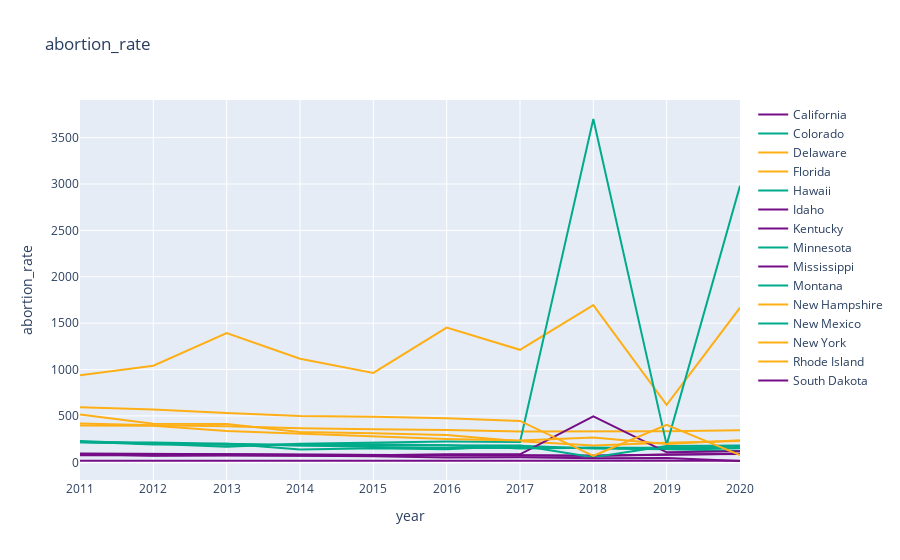

Here is the notebook cell this chart was saved with:
### Code cell
import_feat = ['state_legislature','mngmt_job_wage_gap','rape_rate','life_exp_m_f','abortion_rate']

# Calculate the rank percentage for each state in 2011
df['pct_rank'] = df[df['year'] == 2011]['abortion_rate'].rank(pct=True)

# Divide states into three groups based on rank percentage
df['group'] = pd.cut(df['pct_rank'], bins=[0, 0.1, 0.45, 0.55, 0.9, 1.0], labels=[r'前10%', r'10%-45%', r'45%-55%', r'55%-90%', r'后10%'])

# Process each state's data individually and store it in a dictionary
states_data = {}
for state, data in df.groupby('state'):
    # Sort the data by year
    data = data.sort_values('year')
    # Construct Plotly's Trace object
    trace = go.Scatter(
        x=data['year'],
        y=data['abortion_rate'],
        name=state,
        line=dict(width=2),
        mode='lines',
        text=data['abortion_rate'],
        hovertemplate='<b>%{text:.2f}%</b><brstate: %{name}<br>year: %{x}'
    )
    # Assign the corresponding color according to which group the state belongs to
    if r'前10%' in data['group'].unique():
        
        trace.update(line=dict(color='#750D86'))
        states_data[state] = trace

    elif r'后10%' in data['group'].unique():
        trace.update(line=dict(color='#FEAF16'))
        states_data[state] = trace

    elif r'45%-55%' in data['group'].unique():
        trace.update(line=dict(color='#00AB8B'))
        states_data[state] = trace

    # Store a Trace object for each state

# Construct Plotly's Figure object
fig = go.Figure(list(states_data.values()))

# Add a chart title and axis labels
fig.update_layout(title='abortion_rate',
                xaxis_title='year',
                yaxis_title='abortion_rate')

# show chart
fig.show()

### Figure 1 — Plotly figure (JSON) as saved in the notebook; plotly's stock layout.template omitted (floating-point values rounded to 4 significant figures)
{"data": [{"hovertemplate": "<b>%{text:.2f}%</b><brstate: %{name}<br>year: %{x}", "line": {"color": "#750D86", "width": 2}, "mode": "lines", "name": "California", "text": [17.81, 18.54, 17.64, 17.37, 15.01, 15.65, 17.12, 16.85, 18.7, 16.07], "type": "scatter", "x": [2011, 2012, 2013, 2014, 2015, 2016, 2017, 2018, 2019, 2020], "y": [17.81, 18.54, 17.64, 17.37, 15.01, 15.65, 17.12, 16.85, 18.7, 16.07]}, {"hovertemplate": "<b>%{text:.2f}%</b><brstate: %{name}<br>year: %{x}", "line": {"color": "#00AB8B", "width": 2}, "mode": "lines", "name": "Colorado", "text": [218.9, 201.7, 189.3, 190.6, 195.4, 182.6, 148.5, 157.7, 156.3, 170.6], "type": "scatter", "x": [2011, 2012, 2013, 2014, 2015, 2016, 2017, 2018, 2019, 2020], "y": [218.9, 201.7, 189.3, 190.6, 195.4, 182.6, 148.5, 157.7, 156.3, 170.6]}, {"hovertemplate": "<b>%{text:.2f}%</b><brstate: %{name}<br>year: %{x}", "line": {"color": "#FEAF16", "width": 2}, "mode": "lines", "name": "Delaware", "text": [514.2, 414.6, 413.9, 326.2, 312.0, 293.5, 226.8, 180.2, 209.7, 229.9], "type": "scatter", "x": [2011, 2012, 2013, 2014, 2015, 2016, 2017, 2018, 2019, 2020], "y": [514.2, 414.6, 413.9, 326.2, 312.0, 293.5, 226.8, 180.2, 209.7, 229.9]}, {"hovertemplate": "<b>%{text:.2f}%</b><brstate: %{name}<br>year: %{x}", "line": {"color": "#FEAF16", "width": 2}, "mode": "lines", "name": "Florida", "text": [419.4, 399.9, 389.6, 366.5, 356.8, 349.4, 332.8, 330.6, 334.8, 346.8], "type": "scatter", "x": [2011, 2012, 2013, 2014, 2015, 2016, 2017, 2018, 2019, 2020], "y": [419.4, 399.9, 389.6, 366.5, 356.8, 349.4, 332.8, 330.6, 334.8, 346.8]}, {"hovertemplate": "<b>%{text:.2f}%</b><brstate: %{name}<br>year: %{x}", "line": {"color": "#00AB8B", "width": 2}, "mode": "lines", "name": "Hawaii", "text": [222.1, 191.5, 200.5, 139.1, 151.0, 141.9, 179.3, 149.3, 141.5, 124.7], "type": "scatter", "x": [2011, 2012, 2013, 2014, 2015, 2016, 2017, 2018, 2019, 2020], "y": [222.1, 191.5, 200.5, 139.1, 151.0, 141.9, 179.3, 149.3, 141.5, 124.7]}, {"hovertemplate": "<b>%{text:.2f}%</b><brstate: %{name}<br>year: %{x}", "line": {"color": "#750D86", "width": 2}, "mode": "lines", "name": "Idaho", "text": [95.33, 90.26, 90.49, 84.3, 81.95, 75.61, 75.04, 71.81, 84.66, 90.85], "type": "scatter", "x": [2011, 2012, 2013, 2014, 2015, 2016, 2017, 2018, 2019, 2020], "y": [95.33, 90.26, 90.49, 84.3, 81.95, 75.61, 75.04, 71.81, 84.66, 90.85]}, {"hovertemplate": "<b>%{text:.2f}%</b><brstate: %{name}<br>year: %{x}", "line": {"color": "#750D86", "width": 2}, "mode": "lines", "name": "Kentucky", "text": [89.91, 90.21, 86.5, 82.39, 77.77, 71.83, 74.39, 71.8, 82.01, 91.05], "type": "scatter", "x": [2011, 2012, 2013, 2014, 2015, 2016, 2017, 2018, 2019, 2020], "y": [89.91, 90.21, 86.5, 82.39, 77.77, 71.83, 74.39, 71.8, 82.01, 91.05]}, {"hovertemplate": "<b>%{text:.2f}%</b><brstate: %{name}<br>year: %{x}", "line": {"color": "#00AB8B", "width": 2}, "mode": "lines", "name": "Minnesota", "text": [215.2, 205.9, 197.7, 181.7, 184.7, 178.6, 180.0, 53.6, 176.3, 181.2], "type": "scatter", "x": [2011, 2012, 2013, 2014, 2015, 2016, 2017, 2018, 2019, 2020], "y": [215.2, 205.9, 197.7, 181.7, 184.7, 178.6, 180.0, 53.6, 176.3, 181.2]}, {"hovertemplate": "<b>%{text:.2f}%</b><brstate: %{name}<br>year: %{x}", "line": {"color": "#750D86", "width": 2}, "mode": "lines", "name": "Mississippi", "text": [77.11, 74.53, 72.81, 72.56, 77.06, 87.45, 85.96, 496.1, 107.3, 120.3], "type": "scatter", "x": [2011, 2012, 2013, 2014, 2015, 2016, 2017, 2018, 2019, 2020], "y": [77.11, 74.53, 72.81, 72.56, 77.06, 87.45, 85.96, 496.1, 107.3, 120.3]}, {"hovertemplate": "<b>%{text:.2f}%</b><brstate: %{name}<br>year: %{x}", "line": {"color": "#00AB8B", "width": 2}, "mode": "lines", "name": "Montana", "text": [216.6, 213.9, 200.4, 180.3, 164.0, 154.8, 153.7, 157.8, 146.7, 154.1], "type": "scatter", "x": [2011, 2012, 2013, 2014, 2015, 2016, 2017, 2018, 2019, 2020], "y": [216.6, 213.9, 200.4, 180.3, 164.0, 154.8, 153.7, 157.8, 146.7, 154.1]}, {"hovertemplate": "<b>%{text:.2f}%</b><brstate: %{name}<br>year: %{x}", "line": {"color": "#FEAF16", "width": 2}, "mode": "lines", "name": "New Hampshire", "text": [938.0, 1041.0, 1393.0, 1116.0, 963.3, 1452.0, 1213.0, 1695.0, 618.8, 1666.0], "type": "scatter", "x": [2011, 2012, 2013, 2014, 2015, 2016, 2017, 2018, 2019, 2020], "y": [938.0, 1041.0, 1393.0, 1116.0, 963.3, 1452.0, 1213.0, 1695.0, 618.8, 1666.0]}, {"hovertemplate": "<b>%{text:.2f}%</b><brstate: %{name}<br>year: %{x}", "line": {"color": "#00AB8B", "width": 2}, "mode": "lines", "name": "New Mexico", "text": [229.7, 195.6, 168.1, 200.9, 215.4, 223.2, 218.6, 3701.0, 188.0, 2981.0], "type": "scatter", "x": [2011, 2012, 2013, 2014, 2015, 2016, 2017, 2018, 2019, 2020], "y": [229.7, 195.6, 168.1, 200.9, 215.4, 223.2, 218.6, 3701.0, 188.0, 2981.0]}, {"hovertemplate": "<b>%{text:.2f}%</b><brstate: %{name}<br>year: %{x}", "line": {"color": "#FEAF16", "width": 2}, "mode": "lines", "name": "New York", "text": [593.5, 568.6, 531.8, 498.9, 492.1, 474.2, 445.8, 70.39, 404.0, 77.78], "type": "scatter", "x": [2011, 2012, 2013, 2014, 2015, 2016, 2017, 2018, 2019, 2020], "y": [593.5, 568.6, 531.8, 498.9, 492.1, 474.2, 445.8, 70.39, 404.0, 77.78]}, {"hovertemplate": "<b>%{text:.2f}%</b><brstate: %{name}<br>year: %{x}", "line": {"color": "#FEAF16", "width": 2}, "mode": "lines", "name": "Rhode Island", "text": [396.8, 394.9, 336.4, 307.9, 283.1, 250.7, 234.8, 266.2, 198.1, 238.2], "type": "scatter", "x": [2011, 2012, 2013, 2014, 2015, 2016, 2017, 2018, 2019, 2020], "y": [396.8, 394.9, 336.4, 307.9, 283.1, 250.7, 234.8, 266.2, 198.1, 238.2]}, {"hovertemplate": "<b>%{text:.2f}%</b><brstate: %{name}<br>year: %{x}", "line": {"color": "#750D86", "width": 2}, "mode": "lines", "name": "South Dakota", "text": [89.49, 71.62, 75.27, 70.78, 64.52, 51.45, 54.08, 43.47, 46.8, 14.08], "type": "scatter", "x": [2011, 2012, 2013, 2014, 2015, 2016, 2017, 2018, 2019, 2020], "y": [89.49, 71.62, 75.27, 70.78, 64.52, 51.45, 54.08, 43.47, 46.8, 14.08]}], "layout": {"title": {"text": "abortion_rate"}, "xaxis": {"title": {"text": "year"}}, "yaxis": {"title": {"text": "abortion_rate"}}}}
